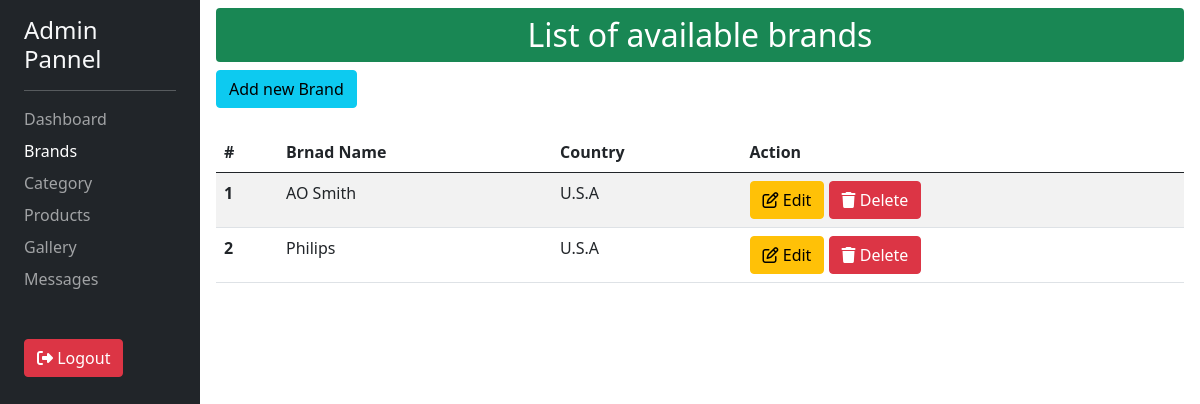
Screenshot of /brand/dashboard/list/ (signed in) with the database file from the repository.
### brand/models.py (models this page shows, shortened)
class Brands(models.Model):
    brandName = models.CharField(max_length=50)
    country = models.CharField(max_length=100)

### brand/views.py (the view)
# urls.py: path('dashboard/list/', views.brandsListView, name='brand-list'), #display all brands
@login_required(login_url='/admin/')
def brandsListView(request):
    try:
        data = Brands.objects.all()
        return render(request, 'brand/dashboard/list.html', { 'brands' : data })
    except DatabaseError:
        return render(request, 'Error.html', { 'errorMsg' : 'Database error occured!' })

### aboutus/context_processor.py (called while the page is built)
def company_info(request):
        profileInfo = CompanyInfo.objects.first()
        return { 'profileInfo' : profileInfo }

### products/context_processor.py (called while the page is built)
def productsType(request):
    types = Type.objects.all()
    return { 'typeItems' : types }

### brand/templates/brand/dashboard/list.html (shortened to what this page needs)
{% extends "my_admin/base.html" %}
{% block content %}
    <div class="">
        <p class="h2 bg-success text-white text-center py-2 rounded">List of available brands</p>
        <a href="{% url 'brand:brand-add' %}" class="btn btn-info">Add new Brand</a>
        {% if brands %}
        <div class="table-responsive mt-4">
            <table class="table table-striped">
            <thead>
                <tr>
                    <th scope="col">#</th>
                    <th scope="col">Brnad Name</th>
                    <th scope="col">Country</th>
                    <th scope="col">Action</th>
                </tr>
            </thead>
            <tbody>
                {% for brand in brands %}
                <tr>
                    <th scope="col">{{ forloop.counter }}</th>
                    <td>{{ brand.brandName }}</td>
                    <td>{{ brand.country }}</td>
                    <td>
                        <a class="btn btn-warning" href="{% url 'brand:brand-edit' id=brand.id %}"><i class="fa-regular fa-pen-to-square"></i> Edit</a>
                        <form class="d-inline-block" action="{% url 'brand:brand-delete' id=brand.id %}" method="post">
                            <button onclick="return deleteFun('Brand')" class="btn btn-danger"><i class="fa-solid fa-trash"></i> Delete</button>
                        </form>
                    </td>
                </tr>
                {% endfor %}
            </tbody>
            </table>
        </div>
        {% else %}
            <p class="display-3 text-danger">No data!</p>
        {% endif %}
    </div>
{% endblock content %}

### static/css/style.css (style rules this page uses)
a { text-decoration: none; }

### rows the page displays
Brands: brandName "AO Smith", country "U.S.A"
Brands: brandName "Philips", country "U.S.A"
